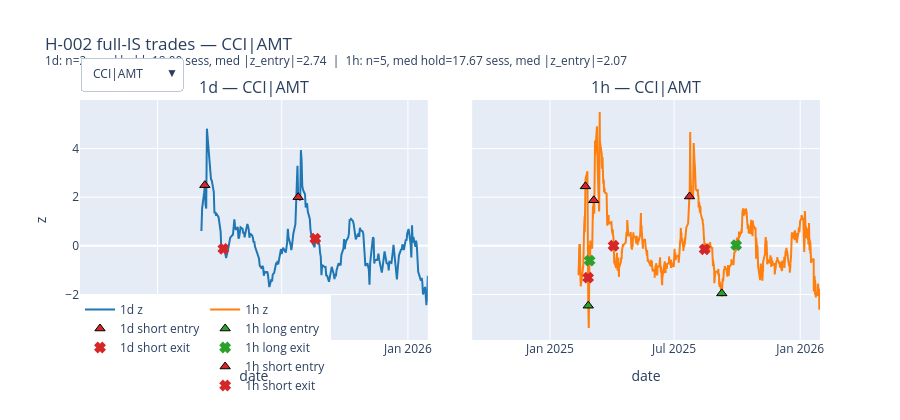

The code cell stored with this chart in its notebook:
### Markdown cell above
## 5. Trade comparison (1d vs 1h)

Interactive z + entry/exit markers for one pair at a time (dropdown). Hold stats in **sessions** so hourly and daily are comparable.

### Code cell
fig = plotly_bar_size_trade_compare(
    is_1d,
    is_1h,
    res_1d,
    res_1h,
    pair_ids=PAIRS_STAR,
    title="H-002 full-IS trades",
)
fig.show()

### Figure 1 — Plotly figure (JSON) as saved in the notebook; plotly's stock layout.template omitted (floating-point values rounded to 4 significant figures; data arrays with more than 128 entries replaced by an {"elided": "..."} marker saying what was removed)
{"data": [{"legendgroup": "1d", "line": {"color": "#1f77b4"}, "name": "1d z", "type": "scatter", "visible": true, "x": {"elided": "349 str values"}, "xaxis": "x", "y": {"elided": "349 float values"}, "yaxis": "y"}, {"legendgroup": "1d", "marker": {"color": "#d62728", "line": {"color": "#000000", "width": 1}, "size": 9, "symbol": "triangle-up"}, "mode": "markers", "name": "1d short entry", "showlegend": true, "type": "scatter", "visible": true, "x": ["2025-03-11T00:00:00", "2025-07-25T00:00:00"], "xaxis": "x", "y": [2.494, 2.002], "yaxis": "y"}, {"legendgroup": "1d", "marker": {"color": "#d62728", "line": {"color": "#d62728", "width": 2}, "size": 8, "symbol": "x"}, "mode": "markers", "name": "1d short exit", "showlegend": true, "type": "scatter", "visible": true, "x": ["2025-04-07T00:00:00", "2025-08-19T00:00:00"], "xaxis": "x", "y": [-0.1208, 0.2921], "yaxis": "y"}, {"legendgroup": "1h", "line": {"color": "#ff7f0e"}, "name": "1h z", "type": "scatter", "visible": true, "x": {"elided": "2423 str values"}, "xaxis": "x2", "y": {"elided": "2423 float values"}, "yaxis": "y2"}, {"legendgroup": "1h", "marker": {"color": "#2ca02c", "line": {"color": "#000000", "width": 1}, "size": 9, "symbol": "triangle-up"}, "mode": "markers", "name": "1h long entry", "showlegend": true, "type": "scatter", "visible": true, "x": ["2025-02-25T20:30:00", "2025-09-08T14:30:00"], "xaxis": "x2", "y": [-2.459, -1.954], "yaxis": "y2"}, {"legendgroup": "1h", "marker": {"color": "#2ca02c", "line": {"color": "#2ca02c", "width": 2}, "size": 8, "symbol": "x"}, "mode": "markers", "name": "1h long exit", "showlegend": true, "type": "scatter", "visible": true, "x": ["2025-02-27T19:30:00", "2025-09-29T15:30:00"], "xaxis": "x2", "y": [-0.6056, 0.02986], "yaxis": "y2"}, {"legendgroup": "1h", "marker": {"color": "#d62728", "line": {"color": "#000000", "width": 1}, "size": 9, "symbol": "triangle-up"}, "mode": "markers", "name": "1h short entry", "showlegend": true, "type": "scatter", "visible": true, "x": ["2025-02-21T16:30:00", "2025-03-05T19:30:00", "2025-07-23T13:30:00"], "xaxis": "x2", "y": [2.446, 1.874, 2.03], "yaxis": "y2"}, {"legendgroup": "1h", "marker": {"color": "#d62728", "line": {"color": "#d62728", "width": 2}, "size": 8, "symbol": "x"}, "mode": "markers", "name": "1h short exit", "showlegend": true, "type": "scatter", "visible": true, "x": ["2025-02-25T15:30:00", "2025-04-03T17:30:00", "2025-08-14T14:30:00"], "xaxis": "x2", "y": [-1.306, 0.006932, -0.1417], "yaxis": "y2"}, {"legendgroup": "1d", "line": {"color": "#1f77b4"}, "name": "1d z", "type": "scatter", "visible": false, "x": {"elided": "349 str values"}, "xaxis": "x", "y": {"elided": "349 float values"}, "yaxis": "y"}, {"legendgroup": "1d", "marker": {"color": "#2ca02c", "line": {"color": "#000000", "width": 1}, "size": 9, "symbol": "triangle-up"}, "mode": "markers", "name": "1d long entry", "showlegend": true, "type": "scatter", "visible": false, "x": ["2025-03-17T00:00:00", "2025-07-10T00:00:00"], "xaxis": "x", "y": [-2.556, -2.593], "yaxis": "y"}, {"legendgroup": "1d", "marker": {"color": "#2ca02c", "line": {"color": "#2ca02c", "width": 2}, "size": 8, "symbol": "x"}, "mode": "markers", "name": "1d long exit", "showlegend": true, "type": "scatter", "visible": false, "x": ["2025-04-04T00:00:00", "2025-09-15T00:00:00"], "xaxis": "x", "y": [-0.1777, 0.5719], "yaxis": "y"}, {"legendgroup": "1d", "marker": {"color": "#d62728", "line": {"color": "#000000", "width": 1}, "size": 9, "symbol": "triangle-up"}, "mode": "markers", "name": "1d short entry", "showlegend": true, "type": "scatter", "visible": false, "x": ["2025-05-01T00:00:00", "2025-10-30T00:00:00"], "xaxis": "x", "y": [1.386, 2.649], "yaxis": "y"}, {"legendgroup": "1d", "marker": {"color": "#d62728", "line": {"color": "#d62728", "width": 2}, "size": 8, "symbol": "x"}, "mode": "markers", "name": "1d short exit", "showlegend": true, "type": "scatter", "visible": false, "x": ["2025-05-15T00:00:00", "2025-12-02T00:00:00"], "xaxis": "x", "y": [0.299, -0.726], "yaxis": "y"}, {"legendgroup": "1h", "line": {"color": "#ff7f0e"}, "name": "1h z", "type": "scatter", "visible": false, "x": {"elided": "2423 str values"}, "xaxis": "x2", "y": {"elided": "2423 float values"}, "yaxis": "y2"}, {"legendgroup": "1h", "marker": {"color": "#2ca02c", "line": {"color": "#000000", "width": 1}, "size": 9, "symbol": "triangle-up"}, "mode": "markers", "name": "1h long entry", "showlegend": true, "type": "scatter", "visible": false, "x": ["2025-03-10T14:30:00", "2025-07-10T15:30:00"], "xaxis": "x2", "y": [-1.911, -2.127], "yaxis": "y2"}, {"legendgroup": "1h", "marker": {"color": "#2ca02c", "line": {"color": "#2ca02c", "width": 2}, "size": 8, "symbol": "x"}, "mode": "markers", "name": "1h long exit", "showlegend": true, "type": "scatter", "visible": false, "x": ["2025-04-03T14:30:00", "2025-09-11T14:30:00"], "xaxis": "x2", "y": [0.494, 0.03163], "yaxis": "y2"}, {"legendgroup": "1h", "marker": {"color": "#d62728", "line": {"color": "#000000", "width": 1}, "size": 9, "symbol": "triangle-up"}, "mode": "markers", "name": "1h short entry", "showlegend": true, "type": "scatter", "visible": false, "x": ["2025-02-13T14:30:00", "2025-04-30T14:30:00", "2025-09-18T19:30:00", "2025-10-28T14:30:00"], "xaxis": "x2", "y": [2.026, 2.246, 2.136, 2.483], "yaxis": "y2"}, {"legendgroup": "1h", "marker": {"color": "#d62728", "line": {"color": "#d62728", "width": 2}, "size": 8, "symbol": "x"}, "mode": "markers", "name": "1h short exit", "showlegend": true, "type": "scatter", "visible": false, "x": ["2025-03-06T19:30:00", "2025-05-14T16:30:00", "2025-09-30T14:30:00", "2025-11-24T15:30:00"], "xaxis": "x2", "y": [-0.2132, 0.03772, -0.3109, -0.09444], "yaxis": "y2"}, {"legendgroup": "1d", "line": {"color": "#1f77b4"}, "name": "1d z", "type": "scatter", "visible": false, "x": {"elided": "349 str values"}, "xaxis": "x", "y": {"elided": "349 float values"}, "yaxis": "y"}, {"legendgroup": "1d", "marker": {"color": "#2ca02c", "line": {"color": "#000000", "width": 1}, "size": 9, "symbol": "triangle-up"}, "mode": "markers", "name": "1d long entry", "showlegend": true, "type": "scatter", "visible": false, "x": ["2025-09-23T00:00:00"], "xaxis": "x", "y": [-1.697], "yaxis": "y"}, {"legendgroup": "1d", "marker": {"color": "#2ca02c", "line": {"color": "#2ca02c", "width": 2}, "size": 8, "symbol": "x"}, "mode": "markers", "name": "1d long exit", "showlegend": true, "type": "scatter", "visible": false, "x": ["2025-11-03T00:00:00"], "xaxis": "x", "y": [0.354], "yaxis": "y"}, {"legendgroup": "1d", "marker": {"color": "#d62728", "line": {"color": "#000000", "width": 1}, "size": 9, "symbol": "triangle-up"}, "mode": "markers", "name": "1d short entry", "showlegend": true, "type": "scatter", "visible": false, "x": ["2025-03-18T00:00:00", "2025-08-21T00:00:00"], "xaxis": "x", "y": [2.089, 2.251], "yaxis": "y"}, {"legendgroup": "1d", "marker": {"color": "#d62728", "line": {"color": "#d62728", "width": 2}, "size": 8, "symbol": "x"}, "mode": "markers", "name": "1d short exit", "showlegend": true, "type": "scatter", "visible": false, "x": ["2025-04-08T00:00:00", "2025-09-02T00:00:00"], "xaxis": "x", "y": [-0.2497, 0.2112], "yaxis": "y"}, {"legendgroup": "1h", "line": {"color": "#ff7f0e"}, "name": "1h z", "type": "scatter", "visible": false, "x": {"elided": "2423 str values"}, "xaxis": "x2", "y": {"elided": "2423 float values"}, "yaxis": "y2"}, {"legendgroup": "1h", "marker": {"color": "#2ca02c", "line": {"color": "#000000", "width": 1}, "size": 9, "symbol": "triangle-up"}, "mode": "markers", "name": "1h long entry", "showlegend": true, "type": "scatter", "visible": false, "x": ["2025-02-11T17:30:00", "2025-05-23T13:30:00", "2025-07-28T19:30:00", "2025-09-29T14:30:00", "2025-10-29T19:30:00"], "xaxis": "x2", "y": [-1.8, -1.671, -1.913, -2.528, -1.897], "yaxis": "y2"}, {"legendgroup": "1h", "marker": {"color": "#2ca02c", "line": {"color": "#2ca02c", "width": 2}, "size": 8, "symbol": "x"}, "mode": "markers", "name": "1h long exit", "showlegend": true, "type": "scatter", "visible": false, "x": ["2025-02-25T16:30:00", "2025-06-06T14:30:00", "2025-08-07T16:30:00", "2025-10-21T13:30:00", "2025-10-31T14:30:00"], "xaxis": "x2", "y": [0.1385, 0.003839, 0.3235, -0.2203, 0.1354], "yaxis": "y2"}, {"legendgroup": "1h", "marker": {"color": "#d62728", "line": {"color": "#000000", "width": 1}, "size": 9, "symbol": "triangle-up"}, "mode": "markers", "name": "1h short entry", "showlegend": true, "type": "scatter", "visible": false, "x": ["2025-03-17T14:30:00", "2025-07-14T14:30:00", "2025-08-20T15:30:00", "2025-11-06T19:30:00", "2026-01-07T17:30:00"], "xaxis": "x2", "y": [2.164, 1.881, 1.989, 2.564, 1.901], "yaxis": "y2"}, {"legendgroup": "1h", "marker": {"color": "#d62728", "line": {"color": "#d62728", "width": 2}, "size": 8, "symbol": "x"}, "mode": "markers", "name": "1h short exit", "showlegend": true, "type": "scatter", "visible": false, "x": ["2025-04-07T15:30:00", "2025-07-15T16:30:00", "2025-08-29T15:30:00", "2025-12-18T14:30:00", "2026-01-15T20:30:00"], "xaxis": "x2", "y": [-0.01812, 0.1874, -0.3663, -0.07114, -0.1522], "yaxis": "y2"}, {"legendgroup": "1d", "line": {"color": "#1f77b4"}, "name": "1d z", "type": "scatter", "visible": false, "x": {"elided": "349 str values"}, "xaxis": "x", "y": {"elided": "349 float values"}, "yaxis": "y"}, {"legendgroup": "1d", "marker": {"color": "#2ca02c", "line": {"color": "#000000", "width": 1}, "size": 9, "symbol": "triangle-up"}, "mode": "markers", "name": "1d long entry", "showlegend": true, "type": "scatter", "visible": false, "x": ["2025-08-01T00:00:00", "2025-12-08T00:00:00"], "xaxis": "x", "y": [-1.401, -2.073], "yaxis": "y"}, {"legendgroup": "1d", "marker": {"color": "#2ca02c", "line": {"color": "#2ca02c", "width": 2}, "size": 8, "symbol": "x"}, "mode": "markers", "name": "1d long exit", "showlegend": true, "type": "scatter", "visible": false, "x": ["2025-09-02T00:00:00", "2025-12-18T00:00:00"], "xaxis": "x", "y": [-0.4719, -0.06628], "yaxis": "y"}, {"legendgroup": "1h", "line": {"color": "#ff7f0e"}, "name": "1h z", "type": "scatter", "visible": false, "x": {"elided": "2423 str values"}, "xaxis": "x2", "y": {"elided": "2423 float values"}, "yaxis": "y2"}, {"legendgroup": "1h", "marker": {"color": "#2ca02c", "line": {"color": "#000000", "width": 1}, "size": 9, "symbol": "triangle-up"}, "mode": "markers", "name": "1h long entry", "showlegend": true, "type": "scatter", "visible": false, "x": ["2025-04-22T16:30:00", "2025-07-23T16:30:00", "2025-10-29T18:30:00", "2025-12-05T17:30:00"], "xaxis": "x2", "y": [-2.038, -2.352, -2.121, -2.277], "yaxis": "y2"}, {"legendgroup": "1h", "marker": {"color": "#2ca02c", "line": {"color": "#2ca02c", "width": 2}, "size": 8, "symbol": "x"}, "mode": "markers", "name": "1h long exit", "showlegend": true, "type": "scatter", "visible": false, "x": ["2025-05-02T17:30:00", "2025-08-27T16:30:00", "2025-11-10T14:30:00", "2025-12-18T18:30:00"], "xaxis": "x2", "y": [0.1481, -0.1451, 0.3675, 0.1336], "yaxis": "y2"}, {"legendgroup": "1h", "marker": {"color": "#d62728", "line": {"color": "#000000", "width": 1}, "size": 9, "symbol": "triangle-up"}, "mode": "markers", "name": "1h short entry", "showlegend": true, "type": "scatter", "visible": false, "x": ["2025-02-25T15:30:00"], "xaxis": "x2", "y": [1.83], "yaxis": "y2"}, {"legendgroup": "1h", "marker": {"color": "#d62728", "line": {"color": "#d62728", "width": 2}, "size": 8, "symbol": "x"}, "mode": "markers", "name": "1h short exit", "showlegend": true, "type": "scatter", "visible": false, "x": ["2025-04-08T14:30:00"], "xaxis": "x2", "y": [-0.3025], "yaxis": "y2"}, {"legendgroup": "1d", "line": {"color": "#1f77b4"}, "name": "1d z", "type": "scatter", "visible": false, "x": {"elided": "349 str values"}, "xaxis": "x", "y": {"elided": "349 float values"}, "yaxis": "y"}, {"legendgroup": "1d", "marker": {"color": "#2ca02c", "line": {"color": "#000000", "width": 1}, "size": 9, "symbol": "triangle-up"}, "mode": "markers", "name": "1d long entry", "showlegend": true, "type": "scatter", "visible": false, "x": ["2025-07-29T00:00:00", "2025-11-05T00:00:00"], "xaxis": "x", "y": [-1.493, -2.82], "yaxis": "y"}, {"legendgroup": "1d", "marker": {"color": "#2ca02c", "line": {"color": "#2ca02c", "width": 2}, "size": 8, "symbol": "x"}, "mode": "markers", "name": "1d long exit", "showlegend": true, "type": "scatter", "visible": false, "x": ["2025-08-21T00:00:00", "2025-12-03T00:00:00"], "xaxis": "x", "y": [0.131, 0.6144], "yaxis": "y"}, {"legendgroup": "1d", "marker": {"color": "#d62728", "line": {"color": "#000000", "width": 1}, "size": 9, "symbol": "triangle-up"}, "mode": "markers", "name": "1d short entry", "showlegend": true, "type": "scatter", "visible": false, "x": ["2025-07-01T00:00:00", "2025-12-15T00:00:00"], "xaxis": "x", "y": [2.15, 1.01], "yaxis": "y"}, {"legendgroup": "1d", "marker": {"color": "#d62728", "line": {"color": "#d62728", "width": 2}, "size": 8, "symbol": "x"}, "mode": "markers", "name": "1d short exit", "showlegend": true, "type": "scatter", "visible": false, "x": ["2025-07-25T00:00:00", "2026-01-20T00:00:00"], "xaxis": "x", "y": [-1.509, 0.4429], "yaxis": "y"}, {"legendgroup": "1h", "line": {"color": "#ff7f0e"}, "name": "1h z", "type": "scatter", "visible": false, "x": {"elided": "2423 str values"}, "xaxis": "x2", "y": {"elided": "2423 float values"}, "yaxis": "y2"}, {"legendgroup": "1h", "marker": {"color": "#2ca02c", "line": {"color": "#000000", "width": 1}, "size": 9, "symbol": "triangle-up"}, "mode": "markers", "name": "1h long entry", "showlegend": true, "type": "scatter", "visible": false, "x": ["2025-02-12T18:30:00", "2025-05-29T13:30:00", "2025-07-29T13:30:00", "2025-10-29T16:30:00"], "xaxis": "x2", "y": [-1.391, -2.08, -1.856, -2.183], "yaxis": "y2"}, {"legendgroup": "1h", "marker": {"color": "#2ca02c", "line": {"color": "#2ca02c", "width": 2}, "size": 8, "symbol": "x"}, "mode": "markers", "name": "1h long exit", "showlegend": true, "type": "scatter", "visible": false, "x": ["2025-02-20T15:30:00", "2025-06-02T14:30:00", "2025-08-20T14:30:00", "2025-11-18T20:30:00"], "xaxis": "x2", "y": [0.1383, 0.05457, 0.4333, 0.06884], "yaxis": "y2"}, {"legendgroup": "1h", "marker": {"color": "#d62728", "line": {"color": "#000000", "width": 1}, "size": 9, "symbol": "triangle-up"}, "mode": "markers", "name": "1h short entry", "showlegend": true, "type": "scatter", "visible": false, "x": ["2025-03-04T15:30:00", "2025-06-26T14:30:00", "2025-12-12T16:30:00"], "xaxis": "x2", "y": [1.826, 2.162, 2.418], "yaxis": "y2"}, {"legendgroup": "1h", "marker": {"color": "#d62728", "line": {"color": "#d62728", "width": 2}, "size": 8, "symbol": "x"}, "mode": "markers", "name": "1h short exit", "showlegend": true, "type": "scatter", "visible": false, "x": ["2025-04-07T14:30:00", "2025-07-23T13:30:00", "2025-12-23T17:30:00"], "xaxis": "x2", "y": [-0.6221, -0.2948, 0.1319], "yaxis": "y2"}, {"legendgroup": "1d", "line": {"color": "#1f77b4"}, "name": "1d z", "type": "scatter", "visible": false, "x": {"elided": "349 str values"}, "xaxis": "x", "y": {"elided": "349 float values"}, "yaxis": "y"}, {"legendgroup": "1d", "marker": {"color": "#2ca02c", "line": {"color": "#000000", "width": 1}, "size": 9, "symbol": "triangle-up"}, "mode": "markers", "name": "1d long entry", "showlegend": true, "type": "scatter", "visible": false, "x": ["2025-11-12T00:00:00"], "xaxis": "x", "y": [-1.597], "yaxis": "y"}, {"legendgroup": "1d", "marker": {"color": "#2ca02c", "line": {"color": "#2ca02c", "width": 2}, "size": 8, "symbol": "x"}, "mode": "markers", "name": "1d long exit", "showlegend": true, "type": "scatter", "visible": false, "x": ["2025-12-15T00:00:00"], "xaxis": "x", "y": [1.224], "yaxis": "y"}, {"legendgroup": "1d", "marker": {"color": "#d62728", "line": {"color": "#000000", "width": 1}, "size": 9, "symbol": "triangle-up"}, "mode": "markers", "name": "1d short entry", "showlegend": true, "type": "scatter", "visible": false, "x": ["2025-04-25T00:00:00", "2025-09-02T00:00:00", "2025-10-30T00:00:00"], "xaxis": "x", "y": [1.789, 1.395, 2.497], "yaxis": "y"}, {"legendgroup": "1d", "marker": {"color": "#d62728", "line": {"color": "#d62728", "width": 2}, "size": 8, "symbol": "x"}, "mode": "markers", "name": "1d short exit", "showlegend": true, "type": "scatter", "visible": false, "x": ["2025-06-13T00:00:00", "2025-09-11T00:00:00", "2025-11-10T00:00:00"], "xaxis": "x", "y": [-0.2677, 1.408, -1.933], "yaxis": "y"}, {"legendgroup": "1h", "line": {"color": "#ff7f0e"}, "name": "1h z", "type": "scatter", "visible": false, "x": {"elided": "2423 str values"}, "xaxis": "x2", "y": {"elided": "2423 float values"}, "yaxis": "y2"}, {"legendgroup": "1h", "marker": {"color": "#2ca02c", "line": {"color": "#000000", "width": 1}, "size": 9, "symbol": "triangle-up"}, "mode": "markers", "name": "1h long entry", "showlegend": true, "type": "scatter", "visible": false, "x": ["2025-03-13T14:30:00", "2025-06-18T13:30:00", "2025-11-11T18:30:00"], "xaxis": "x2", "y": [-2.255, -1.859, -1.858], "yaxis": "y2"}, {"legendgroup": "1h", "marker": {"color": "#2ca02c", "line": {"color": "#2ca02c", "width": 2}, "size": 8, "symbol": "x"}, "mode": "markers", "name": "1h long exit", "showlegend": true, "type": "scatter", "visible": false, "x": ["2025-03-27T18:30:00", "2025-07-02T14:30:00", "2025-12-11T15:30:00"], "xaxis": "x2", "y": [0.04777, 0.415, 0.05481], "yaxis": "y2"}, {"legendgroup": "1h", "marker": {"color": "#d62728", "line": {"color": "#000000", "width": 1}, "size": 9, "symbol": "triangle-up"}, "mode": "markers", "name": "1h short entry", "showlegend": true, "type": "scatter", "visible": false, "x": ["2025-04-04T16:30:00", "2025-04-25T14:30:00", "2025-08-19T14:30:00", "2025-10-15T17:30:00", "2025-10-29T14:30:00"], "xaxis": "x2", "y": [1.392, 1.835, 2.1, 2.142, 1.871], "yaxis": "y2"}, {"legendgroup": "1h", "marker": {"color": "#d62728", "line": {"color": "#d62728", "width": 2}, "size": 8, "symbol": "x"}, "mode": "markers", "name": "1h short exit", "showlegend": true, "type": "scatter", "visible": false, "x": ["2025-04-09T19:30:00", "2025-06-06T14:30:00", "2025-09-08T14:30:00", "2025-10-21T17:30:00", "2025-11-07T15:30:00"], "xaxis": "x2", "y": [0.6811, 0.04059, 0.07292, -0.198, -0.5742], "yaxis": "y2"}], "layout": {"annotations": [{"font": {"size": 16}, "showarrow": false, "text": "1d — CCI|AMT", "x": 0.235, "xanchor": "center", "xref": "paper", "y": 1, "yanchor": "bottom", "yref": "paper"}, {"font": {"size": 16}, "showarrow": false, "text": "1h — CCI|AMT", "x": 0.765, "xanchor": "center", "xref": "paper", "y": 1, "yanchor": "bottom", "yref": "paper"}], "height": 420, "hovermode": "x unified", "legend": {"orientation": "h", "y": -0.25, "yanchor": "bottom"}, "margin": {"t": 100}, "title": {"text": "H-002 full-IS trades — CCI|AMT<br><sup>1d: n=2, med hold=18.00 sess, med |z_entry|=2.74  |  1h: n=5, med hold=17.67 sess, med |z_entry|=2.07</sup>"}, "updatemenus": [{"buttons": [{"args": [{"visible": [true, true, true, true, true, true, true, true, false, false, false, false, false, false, false, false, false, false, false, false, false, false, false, false, false, false, false, false, false, false, false, false, false, false, false, false, false, false, false, false, false, false, false, false, false, false, false, false, false, false, false, false, false, false, false, false]}, {"annotations": [{"showarrow": false, "text": "1d — CCI|AMT", "x": 0.225, "xanchor": "center", "xref": "paper", "y": 1, "yanchor": "bottom", "yref": "paper"}, {"showarrow": false, "text": "1h — CCI|AMT", "x": 0.775, "xanchor": "center", "xref": "paper", "y": 1, "yanchor": "bottom", "yref": "paper"}], "title": "H-002 full-IS trades — CCI|AMT<br><sup>1d: n=2, med hold=18.00 sess, med |z_entry|=2.74  |  1h: n=5, med hold=17.67 sess, med |z_entry|=2.07</sup>"}], "label": "CCI|AMT", "method": "update"}, {"args": [{"visible": [false, false, false, false, false, false, false, false, true, true, true, true, true, true, true, true, true, true, false, false, false, false, false, false, false, false, false, false, false, false, false, false, false, false, false, false, false, false, false, false, false, false, false, false, false, false, false, false, false, false, false, false, false, false, false, false]}, {"annotations": [{"showarrow": false, "text": "1d — SBAC|CCI", "x": 0.225, "xanchor": "center", "xref": "paper", "y": 1, "yanchor": "bottom", "yref": "paper"}, {"showarrow": false, "text": "1h — SBAC|CCI", "x": 0.775, "xanchor": "center", "xref": "paper", "y": 1, "yanchor": "bottom", "yref": "paper"}], "title": "H-002 full-IS trades — SBAC|CCI<br><sup>1d: n=4, med hold=18.00 sess, med |z_entry|=2.18  |  1h: n=6, med hold=19.08 sess, med |z_entry|=2.19</sup>"}], "label": "SBAC|CCI", "method": "update"}, {"args": [{"visible": [false, false, false, false, false, false, false, false, false, false, false, false, false, false, false, false, false, false, true, true, true, true, true, true, true, true, true, true, false, false, false, false, false, false, false, false, false, false, false, false, false, false, false, false, false, false, false, false, false, false, false, false, false, false, false, false]}, {"annotations": [{"showarrow": false, "text": "1d — SBRA|VTR", "x": 0.225, "xanchor": "center", "xref": "paper", "y": 1, "yanchor": "bottom", "yref": "paper"}, {"showarrow": false, "text": "1h — SBRA|VTR", "x": 0.775, "xanchor": "center", "xref": "paper", "y": 1, "yanchor": "bottom", "yref": "paper"}], "title": "H-002 full-IS trades — SBRA|VTR<br><sup>1d: n=3, med hold=15.00 sess, med |z_entry|=2.04  |  1h: n=10, med hold=9.58 sess, med |z_entry|=2.11</sup>"}], "label": "SBRA|VTR", "method": "update"}, {"args": [{"visible": [false, false, false, false, false, false, false, false, false, false, false, false, false, false, false, false, false, false, false, false, false, false, false, false, false, false, false, false, true, true, true, true, true, true, true, true, false, false, false, false, false, false, false, false, false, false, false, false, false, false, false, false, false, false, false, false]}, {"annotations": [{"showarrow": false, "text": "1d — NNN|O", "x": 0.225, "xanchor": "center", "xref": "paper", "y": 1, "yanchor": "bottom", "yref": "paper"}, {"showarrow": false, "text": "1h — NNN|O", "x": 0.775, "xanchor": "center", "xref": "paper", "y": 1, "yanchor": "bottom", "yref": "paper"}], "title": "H-002 full-IS trades — NNN|O<br><sup>1d: n=2, med hold=14.50 sess, med |z_entry|=2.52  |  1h: n=5, med hold=10.67 sess, med |z_entry|=2.16</sup>"}], "label": "NNN|O", "method": "update"}, {"args": [{"visible": [false, false, false, false, false, false, false, false, false, false, false, false, false, false, false, false, false, false, false, false, false, false, false, false, false, false, false, false, false, false, false, false, false, false, false, false, true, true, true, true, true, true, true, true, true, true, false, false, false, false, false, false, false, false, false, false]}, {"annotations": [{"showarrow": false, "text": "1d — NNN|WPC", "x": 0.225, "xanchor": "center", "xref": "paper", "y": 1, "yanchor": "bottom", "yref": "paper"}, {"showarrow": false, "text": "1h — NNN|WPC", "x": 0.775, "xanchor": "center", "xref": "paper", "y": 1, "yanchor": "bottom", "yref": "paper"}], "title": "H-002 full-IS trades — NNN|WPC<br><sup>1d: n=4, med hold=18.00 sess, med |z_entry|=2.22  |  1h: n=7, med hold=16.83 sess, med |z_entry|=2.09</sup>"}], "label": "NNN|WPC", "method": "update"}, {"args": [{"visible": [false, false, false, false, false, false, false, false, false, false, false, false, false, false, false, false, false, false, false, false, false, false, false, false, false, false, false, false, false, false, false, false, false, false, false, false, false, false, false, false, false, false, false, false, false, false, true, true, true, true, true, true, true, true, true, true]}, {"annotations": [{"showarrow": false, "text": "1d — PLD|TRNO", "x": 0.225, "xanchor": "center", "xref": "paper", "y": 1, "yanchor": "bottom", "yref": "paper"}, {"showarrow": false, "text": "1h — PLD|TRNO", "x": 0.775, "xanchor": "center", "xref": "paper", "y": 1, "yanchor": "bottom", "yref": "paper"}], "title": "H-002 full-IS trades — PLD|TRNO<br><sup>1d: n=4, med hold=14.50 sess, med |z_entry|=2.20  |  1h: n=8, med hold=11.50 sess, med |z_entry|=2.09</sup>"}], "label": "PLD|TRNO", "method": "update"}], "direction": "down", "showactive": true, "x": 0, "xanchor": "left", "y": 1.18, "yanchor": "top"}], "xaxis": {"anchor": "y", "domain": [0, 0.47], "title": {"text": "date"}}, "xaxis2": {"anchor": "y2", "domain": [0.53, 1], "title": {"text": "date"}}, "yaxis": {"anchor": "x", "domain": [0, 1], "title": {"text": "z"}}, "yaxis2": {"anchor": "x2", "domain": [0, 1], "matches": "y", "showticklabels": false}}}
